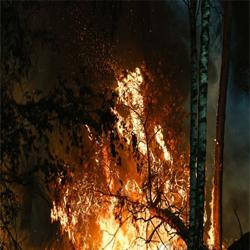
#> input picture Project 1/self_made/image_dataset/fire/abc031.jpg, 250 x 250 px; its folder holds only this picture in this run
$ jupyter execute --allow-errors self-made_svm.ipynb
#> lines starting #> are read from the running program, lines starting #| are printed output that depends on the picture
[cell 1]
import os
import cv2
import pandas as pd
import numpy as np
from skimage.transform import resize
from matplotlib import pyplot as plt

[cell 2]
data_path = "image_dataset"

[cell 3]
img = cv2.imread("image_dataset/fire/wild_fire_69.jpeg")
#> (the rest of this cell did not finish here and is left out)

[cell 4]
def preprocessing_img(in_path):
#> called with in_path = 'image_dataset'
    img_flat = []
    img_list = []
    img_label = []
    cat = ['fire', 'no_fire']
    for i in cat:
        print("pass")
        cnt = 0
        path = os.path.join(in_path, i)
        for img in os.listdir(path):
            cnt += 1
            img_arr = cv2.imread(os.path.join(path, img))
#> img_arr is the input picture: shape (250, 250, 3); mean B, G, R 23.5, 43.6, 65.2
            try:
                img_arr.shape
                # print("checked for shape".format(img_arr.shape))
            except AttributeError:
                print("shape not found")
                continue
            #code to move to next frame
            # plt.imshow(img_arr)
            # plt.show()
            img_arr = resize(img_arr,(100,100,3))
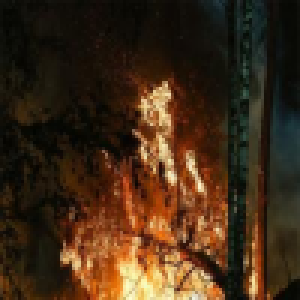
#> img_arr: shape (100, 100, 3) float64 (shown 3 times larger); mean B, G, R 0.092, 0.171, 0.256
            img_flat.append(img_arr.flatten())
            img_list.append(img_arr)
            img_label.append(i)
        print(cnt)
#> pass 2 of the loop in preprocessing_img, `for i in cat:`:
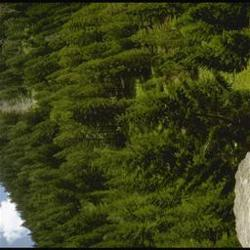
#> input picture Project 1/self_made/image_dataset/no_fire/abc198.jpg, 250 x 250 px
#> in preprocessing_img, img_arr is the input picture: shape (250, 250, 3); mean B, G, R 24.1, 62.7, 57.5
#> in preprocessing_img, `img_arr = resize(img_arr,(100,100,3))`:
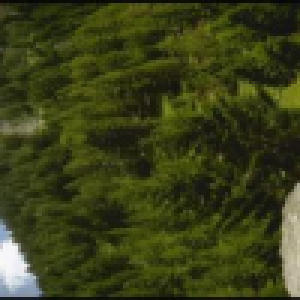
#> img_arr: shape (100, 100, 3) float64 (shown 3 times larger); mean B, G, R 0.0947, 0.246, 0.225
    return np.array(img_flat), np.array(img_list), np.array(img_label)

data_img_flat, data_img_list, data_img_label = preprocessing_img(data_path)

[cell 5]
df = pd.DataFrame(data_img_flat)
#> df = table of 2 rows and 30000 columns
df['label'] = data_img_label
print(df.shape)
#| (2, 30001)

[cell 6]
labels = df['label'].value_counts().index.tolist()
#> labels = ['fire', 'no_fire']
labels
#> Out = ['fire', 'no_fire']

---

[cell 7]
from sklearn.model_selection import KFold, train_test_split
from sklearn.svm import SVC
from sklearn.metrics import accuracy_score, f1_score, precision_score, recall_score, roc_auc_score, confusion_matrix
from prettytable import PrettyTable

[cell 8]
df_train_val, df_test = train_test_split(df, test_size = 0.3, random_state=23)
#> df_train_val = table of 1 rows and 30001 columns; df_test = table of 1 rows and 30001 columns
print(df_train_val.shape)
#| (1, 30001)
print(df_test.shape)
#| (1, 30001)

[cell 9]
X_train_val = df_train_val.drop(['label'], axis = 1)
#> X_train_val = table of 1 rows and 30000 columns
y_train_val = df_train_val['label']
X_test = df_test.drop(['label'], axis = 1)
#> X_test = table of 1 rows and 30000 columns
y_test = df_test['label']
